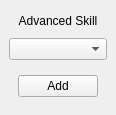
<?xml version="1.0" encoding="UTF-8"?>
<ui version="4.0">
 <class>MainWindow</class>
 <widget class="QMainWindow" name="MainWindow">
  <property name="geometry">
   <rect>
    <x>0</x>
    <y>0</y>
    <width>116</width>
    <height>115</height>
   </rect>
  </property>
  <property name="windowTitle">
   <string>MainWindow</string>
  </property>
  <widget class="QWidget" name="centralwidget">
   <layout class="QVBoxLayout" name="verticalLayout">
    <item>
     <widget class="QLabel" name="label">
      <property name="text">
       <string>Advanced Skill</string>
      </property>
      <property name="alignment">
       <set>Qt::AlignCenter</set>
      </property>
     </widget>
    </item>
    <item>
     <widget class="QComboBox" name="advnaced_skill_box"/>
    </item>
    <item>
     <widget class="QWidget" name="widget" native="true">
      <layout class="QHBoxLayout" name="horizontalLayout">
       <item>
        <widget class="QPushButton" name="add_button">
         <property name="text">
          <string>Add</string>
         </property>
        </widget>
       </item>
      </layout>
     </widget>
    </item>
   </layout>
  </widget>
 </widget>
 <resources/>
 <connections/>
</ui>
